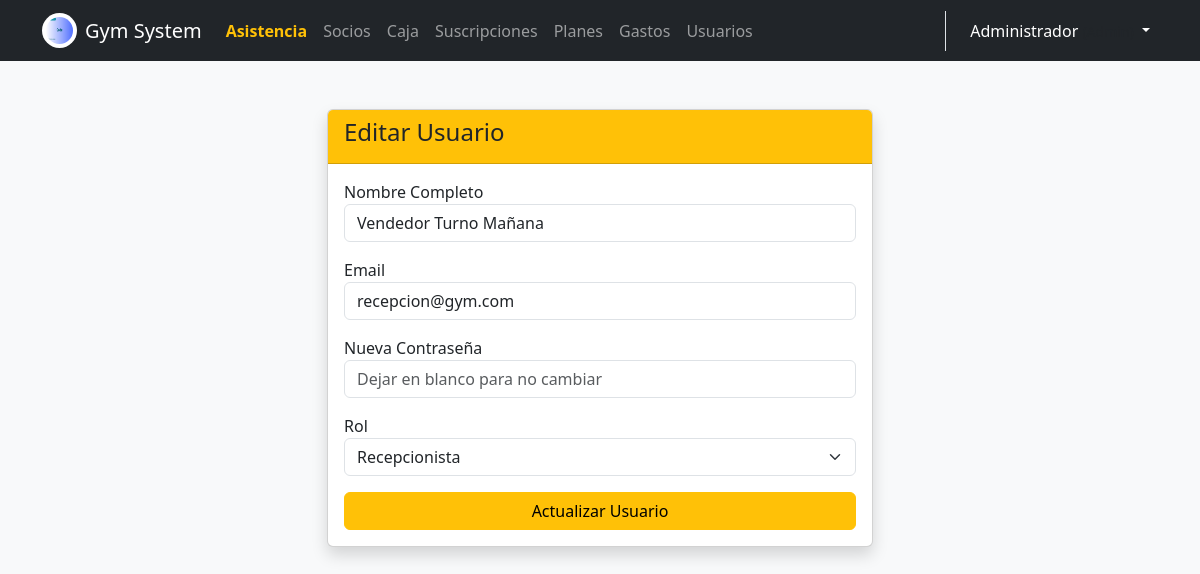
/usuarios/editar/3 (signed in), run on the app's committed database.
### tables this page shows
CREATE TABLE IF NOT EXISTS `configuracion` (
  `id` int NOT NULL,
  `nombre_sistema` varchar(100) DEFAULT NULL,
  `ruc` varchar(20) DEFAULT NULL,
  `direccion` varchar(255) DEFAULT NULL,
  `telefono` varchar(20) DEFAULT NULL,
  `email` varchar(100) DEFAULT NULL,
  `logo` varchar(255) DEFAULT NULL,
  `moneda` varchar(10) DEFAULT '$',
  PRIMARY KEY (`id`)
);

CREATE TABLE IF NOT EXISTS `usuarios` (
  `id` int NOT NULL AUTO_INCREMENT,
  `nombre` varchar(100) DEFAULT NULL,
  `email` varchar(100) DEFAULT NULL,
  `password` varchar(255) DEFAULT NULL,
  `rol` enum('admin','recepcionista','entrenador') DEFAULT 'recepcionista',
  `estado` enum('activo','inactivo') DEFAULT 'activo',
  PRIMARY KEY (`id`),
  UNIQUE KEY `email` (`email`)
);

### app/controllers/UsuariosController.php (called while the page is built, shortened)
<?php
require_once '../app/models/Usuario.php';
class UsuariosController {
    public function editar($id) {
        $usuarioModel = new Usuario();
        $usuario = $usuarioModel->obtenerPorId($id);
        require_once '../app/views/usuarios/editar.php';
    }
}

### app/models/Configuracion.php (called while the page is built, shortened)
<?php
class Configuracion {
    public static function getInfo() {
        $database = new Database();
        $conn = $database->getConnection();
        $query = "SELECT * FROM configuracion WHERE id = 1 LIMIT 1";
        $stmt = $conn->prepare($query);
        $stmt->execute();
        return $stmt->fetch(PDO::FETCH_ASSOC);
    }
}

### app/models/Usuario.php (called while the page is built, shortened)
<?php
class Usuario {
    private $conn;
    private $table_name = "usuarios";
    public function __construct() {
        $database = new Database();
        $this->conn = $database->getConnection();
    }
    public function obtenerPorId($id) {
        $query = "SELECT * FROM " . $this->table_name . " WHERE id = :id LIMIT 1";
        $stmt = $this->conn->prepare($query);
        $stmt->bindParam(":id", $id);
        $stmt->execute();
        return $stmt->fetch(PDO::FETCH_ASSOC);
    }
}

### app/config/Database.php (called while the page is built, shortened)
<?php
class Database {
    private $host = 'localhost';
    private $db_name = 'gym_system';
    private $username = 'root';
    private $password = '96982113';
    public function getConnection() {
        $this->conn = null;
        try {
            $this->conn = new PDO("mysql:host=" . $this->host . ";dbname=" . $this->db_name, $this->username, $this->password);
            $this->conn->exec("set names utf8");
            $this->conn->setAttribute(PDO::ATTR_ERRMODE, PDO::ERRMODE_EXCEPTION);
        } catch(PDOException $exception) {
            echo "Error de conexión: " . $exception->getMessage();
        }
        return $this->conn;
    }
}

### app/views/usuarios/editar.php (the view, shortened to what this page needs)
<!DOCTYPE html>
<html lang="es">
<head>
    <link href="https://cdn.jsdelivr.net/npm/bootstrap@5.3.0/dist/css/bootstrap.min.css" rel="stylesheet">
</head>
<body class="bg-light">
    <?php require_once '../app/views/inc/navbar.php'; ?>
    <div class="container mt-5">
        <div class="row justify-content-center">
            <div class="col-md-6">
                <div class="card shadow">
                    <div class="card-header bg-warning">
                        <h4>Editar Usuario</h4>
                    </div>
                    <div class="card-body">
                        <form action="/usuarios/actualizar" method="POST">
                            <div class="mb-3">
                                <label>Nombre Completo</label>
                                <input type="text" name="nombre" class="form-control" value="<?= $usuario['nombre'] ?>" required>
                            </div>
                            <div class="mb-3">
                                <label>Email</label>
                                <input type="email" name="email" class="form-control" value="<?= $usuario['email'] ?>" required>
                            </div>
                            <div class="mb-3">
                                <label>Nueva Contraseña</label>
                                <input type="password" name="password" class="form-control" placeholder="Dejar en blanco para no cambiar">
                            </div>
                            <div class="mb-3">
                                <label>Rol</label>
                                <select name="rol" class="form-select">
                                    <option value="recepcionista" <?= $usuario['rol']=='recepcionista'?'selected':'' ?>>Recepcionista</option>
                                </select>
                            </div>
                            <div class="d-grid">
                                <button type="submit" class="btn btn-warning">Actualizar Usuario</button>
                            </div>
                        </form>
                    </div>
                </div>
            </div>
        </div>
    </div>
</body>
</html>

### app/views/inc/navbar.php (shortened to what this page needs)
<?php
require_once __DIR__ . '/../../models/Configuracion.php';
$config = Configuracion::getInfo();
?>
<nav class="navbar navbar-expand-lg navbar-dark bg-dark mb-4">
    <div class="container">
        <a class="navbar-brand d-flex align-items-center" href="/home/index">
            <?php if(!empty($config['logo'])): ?>
                <img src="/img/<?= $config['logo'] ?>?v=<?= time() ?>"
                     alt="Logo" width="35" height="35"
                     class="d-inline-block align-text-top rounded-circle me-2 bg-white p-1">
            <?php endif; ?>
            <?= $config['nombre_sistema'] ?>
        </a>
        <div class="collapse navbar-collapse" id="navbarNav">
            <ul class="navbar-nav me-auto">
                <li class="nav-item">
                    <a class="nav-link text-warning fw-bold" href="/asistencia/index"><i class="fas fa-clock"></i> Asistencia</a>
                </li>
                <li class="nav-item">
                    <a class="nav-link" href="/socios/index"><i class="fas fa-users"></i> Socios</a>
                </li>
                <?php if(isset($_SESSION['user_rol']) && $_SESSION['user_rol'] != 'entrenador'): ?>
                    <li class="nav-item">
                        <a class="nav-link" href="/caja/index"><i class="fas fa-cash-register"></i> Caja</a>
                    </li>
                    <li class="nav-item">
                        <a class="nav-link" href="/suscripciones/index"><i class="fas fa-file-invoice-dollar"></i> Suscripciones</a>
                    </li>
                <?php endif; ?>
                <?php if(isset($_SESSION['user_rol']) && $_SESSION['user_rol'] == 'admin'): ?>
                    <li class="nav-item">
                        <a class="nav-link" href="/planes/index"><i class="fas fa-dumbbell"></i> Planes</a>
                    </li>
                    <li class="nav-item">
                        <a class="nav-link" href="/gastos/index"><i class="fas fa-money-bill-wave"></i> Gastos</a>
                    </li>
                    <li class="nav-item">
                        <a class="nav-link" href="/usuarios/index"><i class="fas fa-user-shield"></i> Usuarios</a>
                    </li>
                <?php endif; ?>
            </ul>
            <ul class="navbar-nav ms-auto border-start ps-3">
                <li class="nav-item dropdown">
                    <a class="nav-link dropdown-toggle active" href="#" role="button" data-bs-toggle="dropdown">
                        <i class="fas fa-user-circle"></i> <?= $_SESSION['user_name'] ?? 'Usuario' ?>
                        <small class="text-muted">(<?= ucfirst($_SESSION['user_rol'] ?? '') ?>)</small>
                    </a>
                </li>
            </ul>
        </div>
    </div>
</nav>

### data on the page
configuracion: logo (picture), nombre_sistema "Gym System"
usuarios: nombre "Vendedor Turno Mañana", email "recepcion@gym.com", rol "Recepcionista"

### other printed values
$_SESSION['user_name'] "Administrador"
